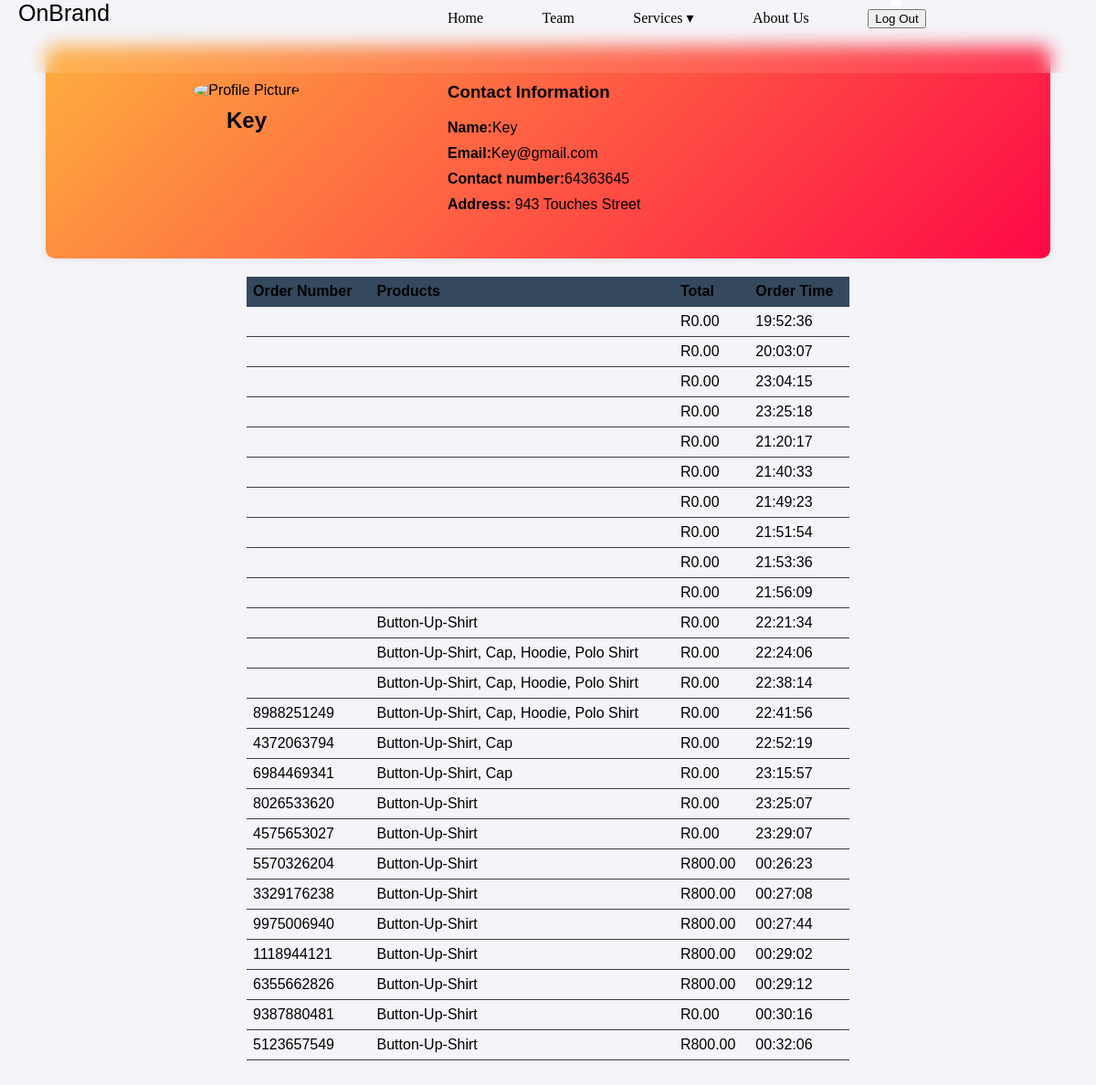
Page /user_dashboard.php (signed in) on the committed database.
### tables this page shows
CREATE TABLE `users` (
  `id` int(11) NOT NULL,
  `name` varchar(255) NOT NULL,
  `email` varchar(255) NOT NULL,
  `password` varchar(255) NOT NULL,
  `contact` varchar(255) NOT NULL,
  `city` varchar(255) NOT NULL,
  `address` varchar(255) NOT NULL,
  `role` enum('user','admin') NOT NULL DEFAULT 'user'
);

CREATE TABLE `orders` (
  `order_id` int(11) NOT NULL,
  `user_id` int(11) NOT NULL,
  `address` text DEFAULT NULL,
  `contact_number` varchar(20) DEFAULT NULL,
  `city` varchar(50) DEFAULT NULL,
  `order_time` time DEFAULT NULL,
  `logo` longblob DEFAULT NULL,
  `products` varchar(300) DEFAULT NULL,
  `order_number` varchar(10) DEFAULT NULL,
  `total` varchar(10) DEFAULT NULL
);

### user_dashboard.php (the view, shortened to what this page needs)
<?php
include 'config.php';
$user_id = $_SESSION['usr_id'];
$query = "SELECT email, contact, address FROM users WHERE id = ?";
$stmt = $con->prepare($query);
if ($stmt) {
    $stmt->bind_param('i', $user_id);
    $stmt->execute();
    $result = $stmt->get_result();
    $user = $result->fetch_assoc();
} else {
    echo "Failed to prepare the SQL statement.";
    exit;
}
$user_id = $_SESSION['usr_id'];
$sql = "SELECT order_number, products, total, order_time FROM orders WHERE user_id = ?";
$stmt = $con->prepare($sql);
$stmt->bind_param("i", $user_id);
$stmt->execute();
$result = $stmt->get_result();
?>
 <!DOCTYPE html>
<html lang="en">
<head>
    <link rel="stylesheet" href="https://maxcdn.bootstrapcdn.com/font-awesome/4.4.0/css/font-awesome.min.css">
	<link rel="stylesheet" href="https://cdnjs.cloudflare.com/ajax/libs/font-awesome/4.7.0/css/font-awesome.min.css">
<link rel="stylesheet" href="https://unicons.iconscout.com/release/v4.0.0/css/line.css" />
</head>
<body>
  <header class="header">
    <nav class="nav">
        <a href="#" class="nav_logo">OnBrand</a>
        <ul class="nav_items">
            <li class="nav_item"><a href="Index.php" class="nav_link">Home</a></li>
            <li class="nav_item"><a href="team.html" class="nav_link">Team</a></li>
            <li class="nav_item dropdown">
                <a class="nav_link dropdown-toggle">Services &dtrif;</a>
            </li>
            <li class="nav_item"><a href="aboutUs.php" class="nav_link">About Us</a></li>
            <?php if (isset($_SESSION['usr_id'])) { ?>
                <li class="nav_item">
                    <div class="icon-container">
                        <i class="fa fa-user" aria-hidden="true"></i>
                        <div class="buttons">
                            <button><a href="logout.php">Log Out</a></button>
                        </div>
                    </div>
                </li>
            <?php } else { ?>
                <li class="nav_item"><a href="Login.php" id="form-open" class="nav_link">Login</a></li>
            <?php } ?>
        </ul>
    </nav>
</header>
 <div class="container">
        <div class="profile">
            <div class="profile-info">
                <img src="userProfile.png" alt="Profile Picture" class="profile-pic">
                <h2><?php echo $_SESSION['usr_name']; ?></h2>
            </div>
            <div class="contact-info">
                <h3>Contact Information</h3>
                <p><strong>Name:</strong><?php echo $_SESSION['usr_name']; ?> </p>
                <p><strong>Email:</strong><?php echo $user['email']; ?> </p>
                <p><strong>Contact number:</strong><?php echo $user['contact']; ?> </p>
                <p><strong>Address:</strong> <?php echo $user['address']; ?></p>
            </div>
        </div>
        <div class="orders">
           <table>
    <tr>
        <th>Order Number</th>
        <th>Products</th>
        <th>Total</th>
        <th>Order Time</th>
    </tr>
    <?php
    if ($result->num_rows > 0) {
        while ($row = $result->fetch_assoc()) {
            echo "<tr>";
            echo "<td>" . $row['order_number'] . "</td>";
            echo "<td>" . $row['products'] . "</td>";
            echo "<td>R" . number_format($row['total'], 2) . "</td>";
            echo "<td>" . $row['order_time'] . "</td>";
            echo "</tr>";
        }
    } else {
        echo "<tr><td colspan='4'>You have no orders.</td></tr>";
    }
    ?>
</table>
            </div>
			</div>
</body>
</html>

### user_dashboard.php (style rules this page uses)
body { font-family: Arial, sans-serif; background-color: #f4f4f9; margin: 0; padding: 0; }
.header { position: fixed; margin-top:0%; height: 80px; width: 100%; z-index: 100; padding: 0 20px; box-sizing: border-box; font-family: "Poppins", sans-serif; backdrop-filter: blur(10px); background: rgba(255, 255, 255, 0.1); color:black; }
.nav { max-width: 1100px; width: 100%; margin: 0 auto; }
.nav, .nav_item { display: inline-block; left:400px; top:-53px; height: 100%; align-items: center; justify-content: space-between; color:black; }
.nav_logo, .nav_link, .button { color: black; }
.nav_logo { font-size: 25px; }
.nav_item { column-gap: 25px; color:white; }
ul li { list-style: none; margin: 0 auto; display: inline-block; padding: 0 30px; position: relative; text-decoration: none; text-align: center; font-family: arvo; }
li a { color: black; }
a { text-decoration: none; }
.container { max-width: 1200px; margin: 0 auto; padding: 50px; }
.profile { display: flex; flex-wrap: wrap; background: linear-gradient(-45deg,#fe0847,#feae3f); border-radius: 10px; box-shadow: 0 0 10px rgba(0, 0, 0, 0.1); margin-bottom: 20px; padding: 20px; }
.profile-info { flex: 1 1 300px; text-align: center; padding: 20px; }
.profile-info .profile-pic { border-radius: 50%; width: 150px; height: 150px; object-fit: cover; }
.profile-info h2 { margin: 10px 0; }
.contact-info { flex: 2 1 500px; padding: 20px; }
.contact-info h3 { margin-top: 0; }
.contact-info p { margin: 10px 0; }
table { width: 60%; border-radius: 0.25em; border-collapse: collapse; margin: 0 auto; }
table, th, td { border-bottom: 1px solid #364043; }
th, td { padding: 7px; text-align: left; }
th { background-color: #34495E; }

### rows in the picture
users: email "Key@gmail.com", contact "64363645", address "943 Touches Street"
orders: total "0.00", order_time "19:52:36"
orders: total "0.00", order_time "20:03:07"
orders: total "0.00", order_time "23:04:15"
orders: total "0.00", order_time "23:25:18"
orders: total "0.00", order_time "21:20:17"
orders: total "0.00", order_time "21:40:33"
orders: total "0.00", order_time "21:49:23"
orders: total "0.00", order_time "21:51:54"
orders: total "0.00", order_time "21:53:36"
orders: total "0.00", order_time "21:56:09"
orders: products "Button-Up-Shirt", total "0.00", order_time "22:21:34"
orders: products "Button-Up-Shirt, Cap, Hoodie, Polo Shirt", total "0.00", order_time "22:24:06"
orders: products "Button-Up-Shirt, Cap, Hoodie, Polo Shirt", total "0.00", order_time "22:38:14"
orders: order_number "8988251249", products "Button-Up-Shirt, Cap, Hoodie, Polo Shirt", total "0.00", order_time "22:41:56"
orders: order_number "4372063794", products "Button-Up-Shirt, Cap", total "0.00", order_time "22:52:19"
orders: order_number "6984469341", products "Button-Up-Shirt, Cap", total "0.00", order_time "23:15:57"
orders: order_number "8026533620", products "Button-Up-Shirt", total "0.00", order_time "23:25:07"
orders: order_number "4575653027", products "Button-Up-Shirt", total "0.00", order_time "23:29:07"
orders: order_number "5570326204", products "Button-Up-Shirt", total "800.00", order_time "00:26:23"
orders: order_number "3329176238", products "Button-Up-Shirt", total "800.00", order_time "00:27:08"
orders: order_number "9975006940", products "Button-Up-Shirt", total "800.00", order_time "00:27:44"
orders: order_number "1118944121", products "Button-Up-Shirt", total "800.00", order_time "00:29:02"
orders: order_number "6355662826", products "Button-Up-Shirt", total "800.00", order_time "00:29:12"
orders: order_number "9387880481", products "Button-Up-Shirt", total "0.00", order_time "00:30:16"
orders: order_number "5123657549", products "Button-Up-Shirt", total "800.00", order_time "00:32:06"

### other values in the picture
$_SESSION['usr_name'] "Key"
